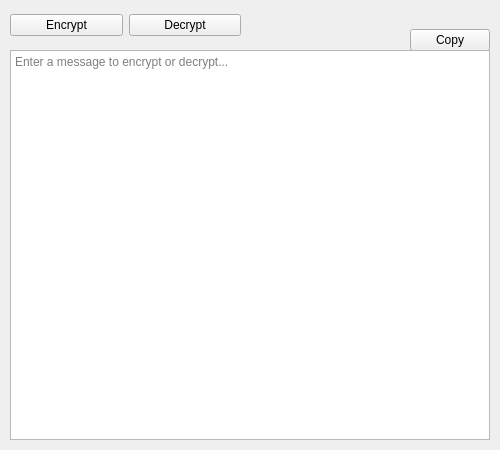
<?xml version="1.0" encoding="UTF-8"?>
<ui version="4.0">
 <class>MainWindow</class>
 <widget class="QMainWindow" name="MainWindow">
  <property name="geometry">
   <rect>
    <x>0</x>
    <y>0</y>
    <width>500</width>
    <height>450</height>
   </rect>
  </property>
  <property name="minimumSize">
   <size>
    <width>500</width>
    <height>450</height>
   </size>
  </property>
  <property name="maximumSize">
   <size>
    <width>500</width>
    <height>450</height>
   </size>
  </property>
  <property name="windowTitle">
   <string>Notepad Encryption</string>
  </property>
  <widget class="QWidget" name="centralwidget">
   <widget class="QWidget" name="horizontalLayoutWidget">
    <property name="geometry">
     <rect>
      <x>10</x>
      <y>10</y>
      <width>231</width>
      <height>31</height>
     </rect>
    </property>
    <layout class="QHBoxLayout" name="horizontalLayout">
     <item>
      <widget class="QPushButton" name="btn_encrypt">
       <property name="text">
        <string>Encrypt</string>
       </property>
       <property name="icon">
        <iconset resource="theme_resources/resources.qrc">
         <normaloff>:/document-encrypted.svg</normaloff>:/document-encrypted.svg</iconset>
       </property>
      </widget>
     </item>
     <item>
      <widget class="QPushButton" name="btn_decrypt">
       <property name="text">
        <string>Decrypt</string>
       </property>
       <property name="icon">
        <iconset resource="theme_resources/resources.qrc">
         <normaloff>:/document-decrypt.svg</normaloff>:/document-decrypt.svg</iconset>
       </property>
      </widget>
     </item>
    </layout>
   </widget>
   <widget class="QPlainTextEdit" name="plainTextEdit">
    <property name="geometry">
     <rect>
      <x>10</x>
      <y>50</y>
      <width>480</width>
      <height>390</height>
     </rect>
    </property>
    <property name="placeholderText">
     <string>Enter a message to encrypt or decrypt...</string>
    </property>
   </widget>
   <widget class="QPushButton" name="btn_copy">
    <property name="geometry">
     <rect>
      <x>410</x>
      <y>29</y>
      <width>80</width>
      <height>22</height>
     </rect>
    </property>
    <property name="text">
     <string>Copy</string>
    </property>
    <property name="icon">
     <iconset resource="theme_resources/resources.qrc">
      <normaloff>:/edit-copy.svg</normaloff>:/edit-copy.svg</iconset>
    </property>
   </widget>
   <zorder>btn_copy</zorder>
   <zorder>horizontalLayoutWidget</zorder>
   <zorder>plainTextEdit</zorder>
  </widget>
 </widget>
 <resources>
  <include location="theme_resources/resources.qrc"/>
 </resources>
 <connections/>
</ui>
